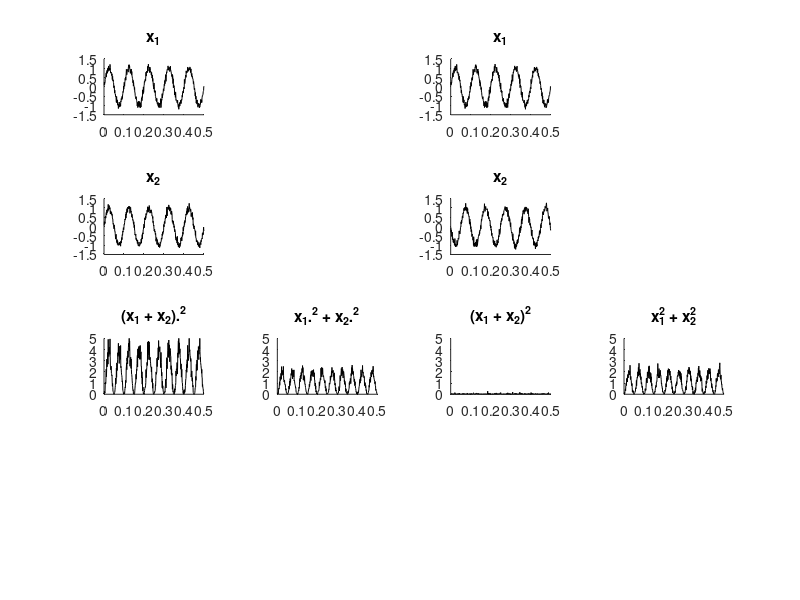

Reproduce this figure in MATLAB.
%%
% This script generates pannels for Fig 1 from Hermes et al:
%
% This script generates two example signals with two signusoids that are in
% phase or out of phase and shows the different in the power of the sum and
% the sum of the power of these two signals
%
% DH 2016


%% Simmulate some signals 
srate = 1000;
t = 1/srate:1/srate:.5;
sin_freq = 10;

% signal  = sinus + noise
signal1 = sin(sin_freq*2*pi*t)+1/10*randn(size(t));

% signal 2 is in phase
signal2 = sin(sin_freq*2*pi*t)+1/10*randn(size(t));

% signal 3 is 180 out of phase
signal3 = sin(pi+sin_freq*2*pi*t)+1/10*randn(size(t));


%%
%% Make example for figure 1
%%

figure('Position',[0 0 400 250],'Color',[1 1 1])

% signal 1 and 2
subplot(4,4,1), hold on
plot(t,signal1,'k')
title('x_1')

subplot(4,4,5), hold on
plot(t,signal2,'k')
title('x_2')

subplot(4,4,9), hold on
plot(t,(signal1 + signal2).^2,'k')
title('(x_1 + x_2).^2')
ylim([0 5])

subplot(4,4,10), hold on
plot(t,signal1.^2 + signal2.^2,'k')
title('x_1.^2 + x_2.^2')
ylim([0 5])


% signal 1 and 2
subplot(4,4,3), hold on
plot(t,signal1,'k')
title('x_1')

subplot(4,4,7), hold on
plot(t,signal3,'k')
title('x_2')

subplot(4,4,11), hold on
plot(t,(signal1 + signal3).^2,'k')
title('(x_1 + x_2)^2')
ylim([0 5])

subplot(4,4,12), hold on
plot(t,signal1.^2 + signal3.^2,'k')
title('x_1^2 + x_2^2')
ylim([0 5])

% set(gcf,'PaperPositionMode','auto')
% print('-dpng','-r300',['../figures/ns_ConceptMethodsFig01'])
% print('-depsc','-r300',['../figures/ns_ConceptMethodsFig01'])

disp(['power(X1)+power(X2))= ' num2str(mean(signal1.^2) + mean(signal2.^2))])
disp(['power(X1)+power(X3))= ' num2str(mean(signal1.^2) + mean(signal3.^2))])
disp(['power(X1+X2)= ' num2str(mean((signal1 + signal2).^2))])
disp(['power(X1+X3)= ' num2str(mean((signal1 + signal3).^2))])

 
